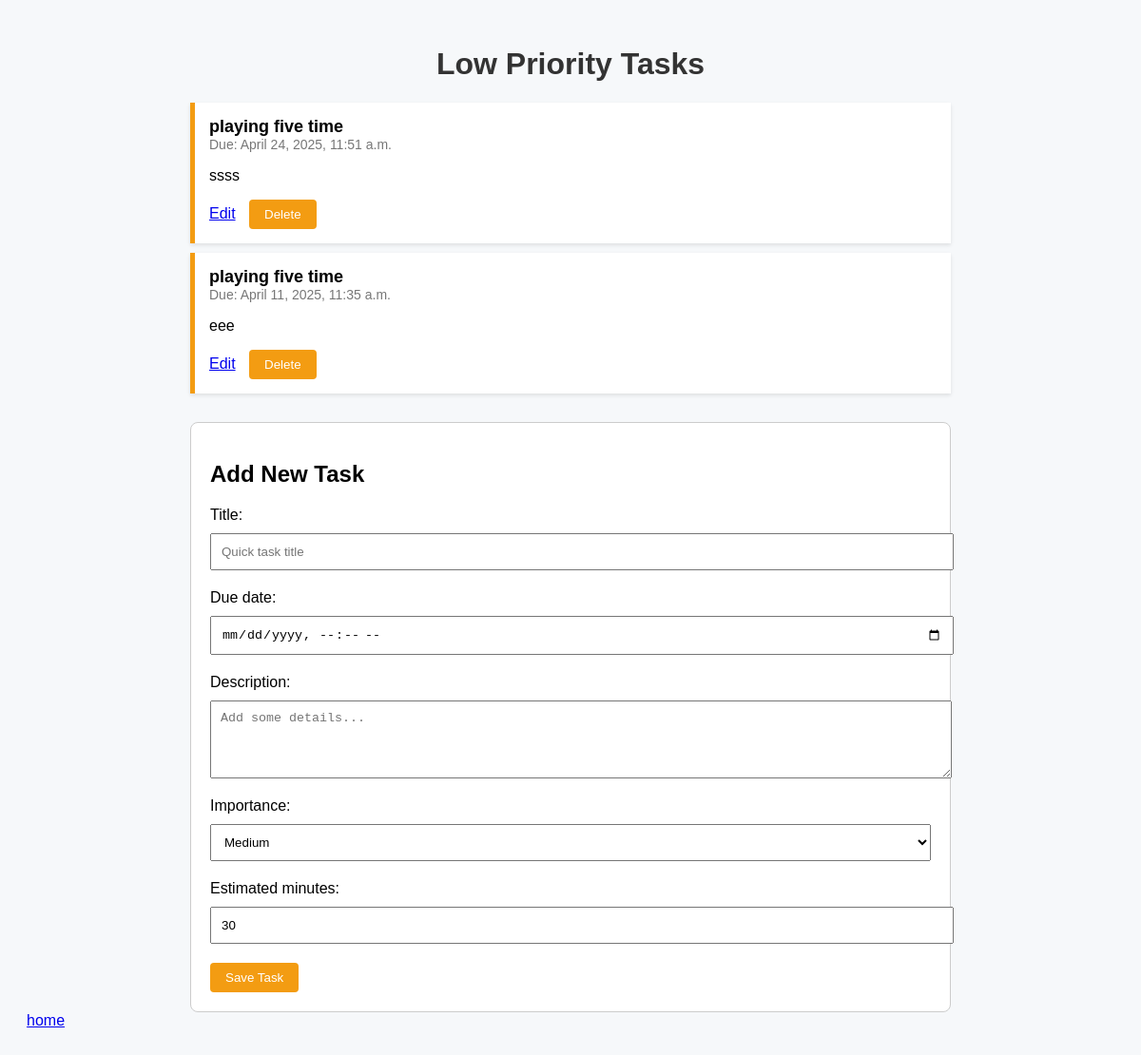
The app's page /low/ (signed in) with its own data.
### tasks/models.py (models this page shows, shortened)
class Task_low(models.Model):
    IMPORTANCE_CHOICES = [
        ('Low', 'Low'),
        ('Medium', 'Medium'),
        ('High', 'High'),
    ]
    importance = models.CharField(max_length=10, blank=True,null=True,choices=IMPORTANCE_CHOICES, default='Medium')
    title = models.CharField(max_length=255)
    description = models.TextField(blank=True)
    estimated_minutes = models.IntegerField(default=30)
    due_date = models.DateTimeField()
    user = models.ForeignKey(User, on_delete=models.CASCADE)

### tasks/views.py (the view)
# urls.py: path('low/', views.task_delow, name='low'),
def task_delow(request):
    if request.method == 'POST':
        form = Task_lowform(request.POST)
        if form.is_valid():
            task = form.save(commit=False)
            task.user = request.user
            task.ai_priority_score = calculate_priority(task)  # Optional
            task.save()
            return redirect('low')
    else:
        form = Task_lowform()
    tasks = Task_low.objects.filter(user=request.user).order_by('-due_date')
    context = {
        'form': form,
        'tasks': tasks
    }
    return render(request, 'low.html', context)

### tasks/forms.py
class Task_lowform(forms.ModelForm):
    class Meta:
        model = Task_low
        fields = ['title','due_date','description' ,'importance','estimated_minutes']
        widgets = {
            'title': forms.TextInput(attrs={
                'class': 'form-control',
                'placeholder': 'Quick task title',
            }),
             'description': forms.Textarea(attrs={
                'class': 'form-control',
                'rows': 4,
                'placeholder': 'Add some details...'
            }),
            'due_date': forms.DateTimeInput(attrs={
                'type': 'datetime-local',
                'class': 'form-control',
            }),
             'importance': forms.Select(attrs={
                'class': 'form-control',
            }),
            'estimated_minutes': forms.NumberInput(attrs={
                'class': 'form-control',
                'placeholder': 'e.g. 45',
                'min': 1,
            }),
        }

### template/low.html (shortened to what this page needs)
<!DOCTYPE html>
<html lang="en">
<head>
</head>
<body>
    <div class="container">
        <h1>Low Priority Tasks</h1>
        {% if tasks %}
            {% for task in tasks %}
                <div class="task">
                    <div class="task-title">{{ task.title }}</div>
                    <div class="due-date">Due: {{ task.due_date }}</div>
                    {% if task.description %}
                        <p>{{ task.description }}</p>
                    {% endif %}
                    <div class="actions">
                        <a href="{% url 'edit_low_task' task.pk %}">Edit</a>
                        <form method="post" action="{% url 'delete_low_task' task.pk %}">
                            <button type="submit" onclick="return confirm('Are you sure?')">Delete</button>
                        </form>
                    </div>
                </div>
            {% endfor %}
        {% else %}
            <p>No low priority tasks found.</p>
        {% endif %}
        <div class="form-section">
            <h2>Add New Task</h2>
            <form method="post">
                {{ form.as_p }}
                <button type="submit">Save Task</button>
            </form>
        </div>
    </div>
    <a href="{% url 'home' %}">home</a>
</body>
</html>

### template/low.html (style rules this page uses)
body { font-family: Arial, sans-serif; background-color: #f6f8fa; padding: 20px; }
.container { max-width: 800px; margin: auto; }
h1 { text-align: center; color: #333; }
.task { background-color: #fff; border-left: 5px solid #f39c12; padding: 15px; margin-bottom: 10px; box-shadow: 0 2px 4px rgba(0,0,0,0.1); }
.task-title { font-size: 18px; font-weight: bold; }
.due-date { color: #777; font-size: 14px; }
.actions a, .actions form { display: inline-block; margin-right: 10px; }
.form-section { background: #fff; padding: 20px; margin-top: 30px; border: 1px solid #ccc; border-radius: 8px; }
input, textarea, select { display: block; width: 100%; padding: 10px; margin-top: 10px; margin-bottom: 20px; }
button { padding: 8px 16px; background-color: #f39c12; border: none; color: #fff; border-radius: 4px; cursor: pointer; }

### records on screen
Task_low: title "playing five time", due_date "April 24, 2025, 11:51 a.m.", description "ssss"
Task_low: title "playing five time", due_date "April 11, 2025, 11:35 a.m.", description "eee"
